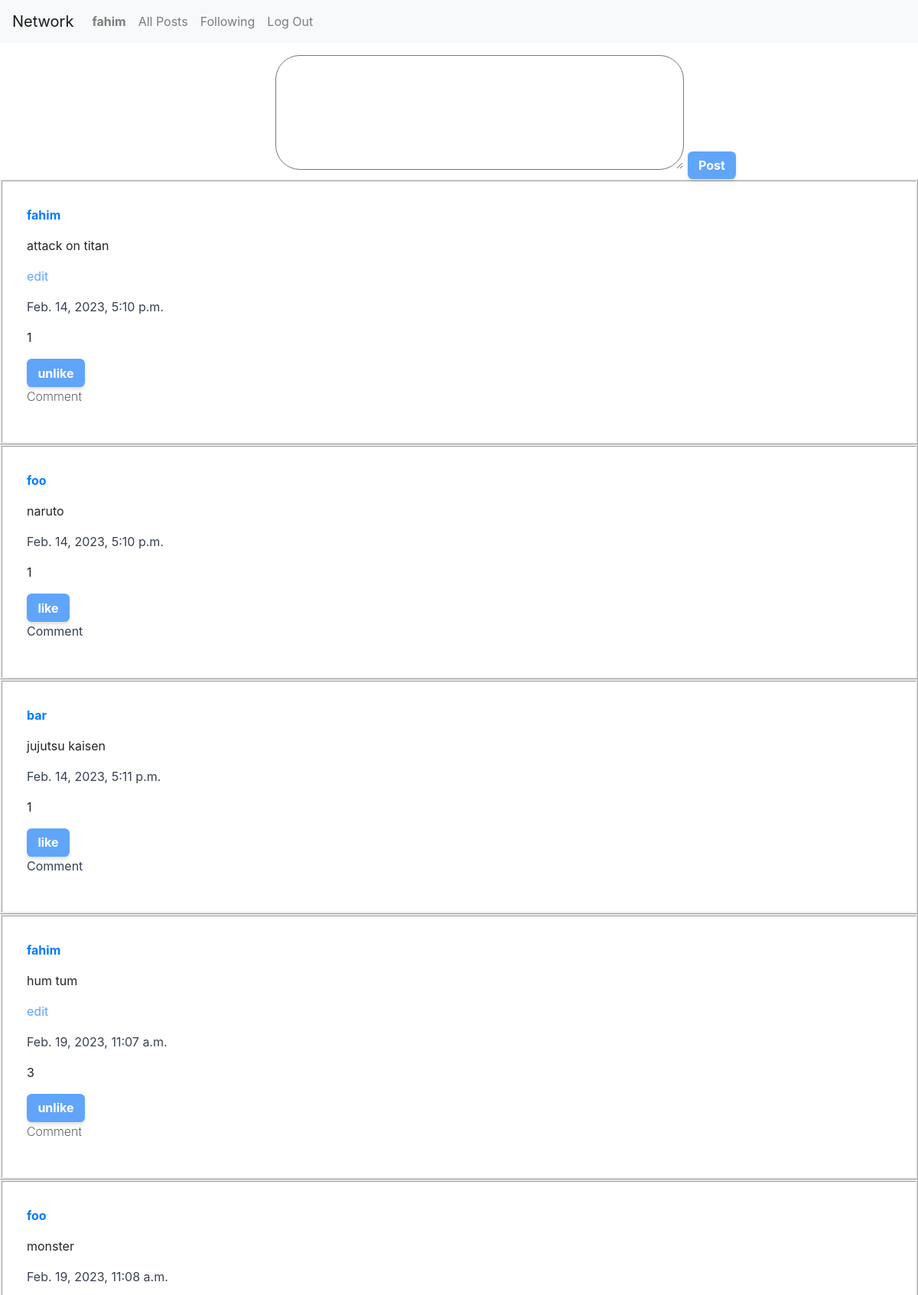
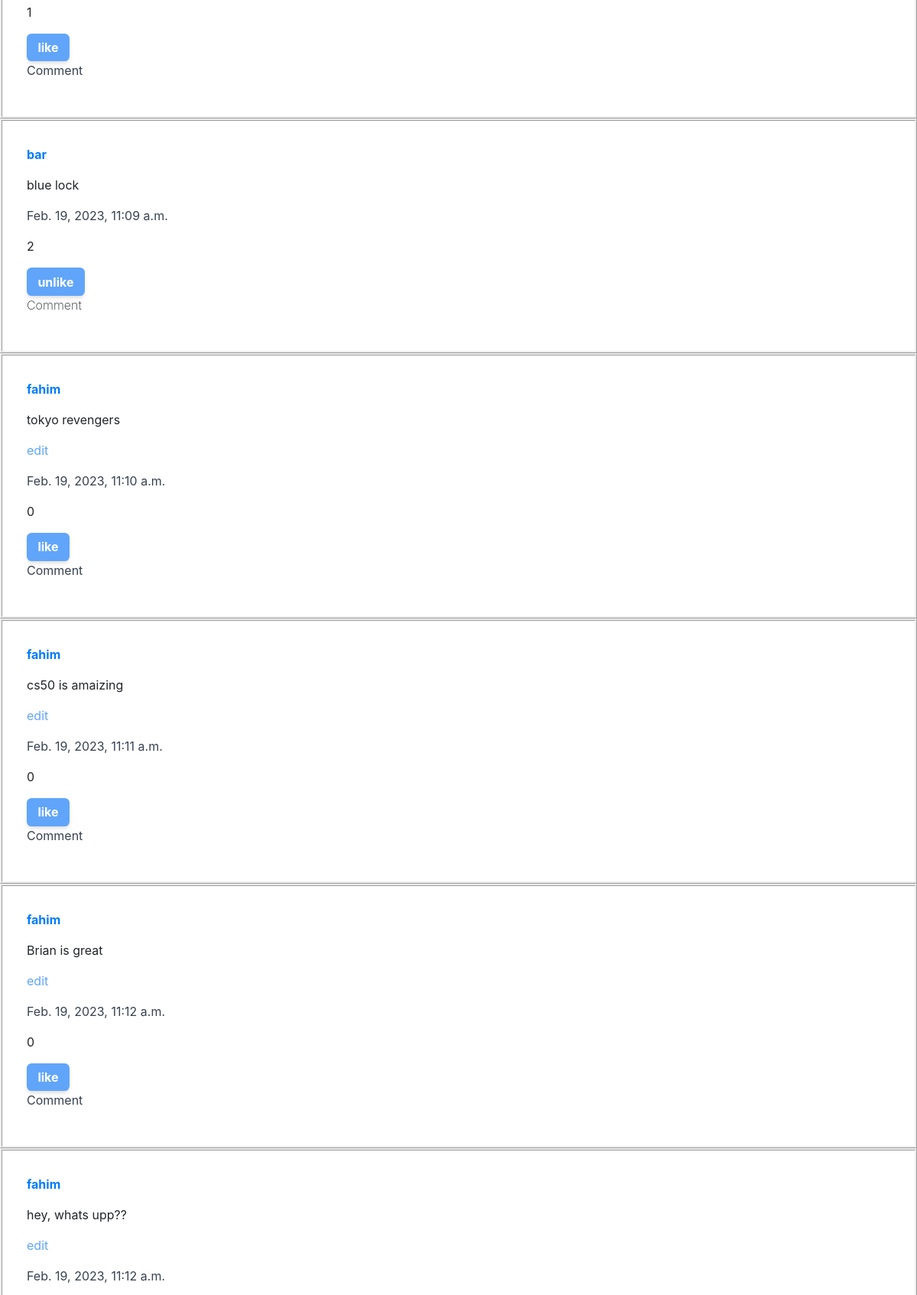
The app's page / (signed in, upper part) with its own data (2 pictures, top to bottom).
### network/models.py (models this page shows, shortened)
class User(AbstractUser):
    def __str__(self):
        return self.username

class Post(models.Model):
    creator = models.ForeignKey(User, on_delete=models.CASCADE, related_name="posts")
    content = models.CharField(max_length=255)
    created_on = models.DateTimeField(auto_now_add=True)
    likes = models.ManyToManyField(User, related_name="liked_post")
    like = models.IntegerField(default=0)

### network/views.py (the view)
# urls.py: path("", views.index, name="index"),
def index(request, page_num=1):
    if request.user.is_authenticated:
        objects = Post.objects.all()
        p = Paginator(objects, 10)
        posts = p.page(page_num)
        liked_posts = Post.objects.filter(likes=request.user)
        return render(request, "network/index.html", {
            "posts": posts.object_list,
            "liked_posts": liked_posts,
            "page_range": p.page_range,
            "previous_page_number": posts.previous_page_number() if posts.has_previous() else 0,
            "next_page_number": posts.next_page_number() if posts.has_next() else 0,
            "previous": posts.has_previous(),
            "next": posts.has_next(),
        })
    else:
        return HttpResponseRedirect(reverse("login"))

### network/templates/network/index.html (shortened to what this page needs)
{% extends "network/layout.html" %}
{% block body %}
	<div>
	<form action="{% url 'post' %}" method="post">
	  <textarea
		id="" cols="50"
		name="content"
		rows="6"
		style="border-radius: 2rem; margin-left: 30%; margin-top: 1rem;"
	  >
	  </textarea>
	  <button
		style="padding-top: 0.4rem; padding-bottom: 0.4rem; padding-left: 0.9rem; padding-right: 0.9rem; border-radius: 0.4rem; background-color: #60a5fa; color: #ffffff; font-weight: 700; border-style: none; box-shadow: 0 4px 6px -1px rgba(0, 0, 0, 0.1), 0 2px 4px -1px rgba(0, 0, 0, 0.06);"
	  >
		Post
	  </button>
	</form>
	</div>
{% for post in posts %}
	{% if post in liked_posts %}
		<div style="border-style: ridge; padding: 2rem;">
			<p>
				<a href="{% url 'profile' post.creator.id %}">
					<b>{{ post.creator }}</b>
				</a>
			</p>
			<div id="div{{ post.id }}">
				<p id="{{ post.id }}">{{ post.content }}</p>
				{% if user.id == post.creator.id %}
					<p style="color: #60a5fa;" id="edit{{ post.id }}" onclick="handle({{ post.id }})">edit</p>
				{% endif %}
			</div>
			<p style="color: #374151;">{{ post.created_on }}</p>
			<p id="like{{ post.id }}">{{ post.like }}</p>
			<input
				id="like_button{{ post.id }}"
				type="button"
				value="unlike"
				onclick="handleLike({{ post.id }})"
				style="padding-top: 0.4rem; padding-bottom: 0.4rem; padding-left: 0.9rem; padding-right: 0.9rem; border-radius: 0.4rem; background-color: #60a5fa; color: #ffffff; font-weight: 700; border-style: none; box-shadow: 0 4px 6px -1px rgba(0, 0, 0, 0.1), 0 2px 4px -1px rgba(0, 0, 0, 0.06);"
			/>
			<p style="font-weight: 200;">Comment</p>
		</div>
	{% else %}
		<div style="border-style: ridge; padding: 2rem;">
			<p>
				<a href="{% url 'profile' post.creator.id %}">
					<b>{{ post.creator }}</b>
				</a>
			</p>
			<div id="div{{ post.id }}">
				<p id="{{ post.id }}">{{ post.content }}</p>
				{% if user.id == post.creator.id %}
					<p style="color: #60a5fa;" id="edit{{ post.id }}" onclick="handle({{ post.id }})">edit</p>
				{% endif %}
			</div>
			<p style="color: #374151;">{{ post.created_on }}</p>
			<p id="like{{ post.id }}">{{ post.like }}</p>
			<input
				id="like_button{{ post.id }}"
				value="like"
				type="button"
				onclick="handleLike({{ post.id }})"
				style="padding-top: 0.4rem; padding-bottom: 0.4rem; padding-left: 0.9rem; padding-right: 0.9rem; border-radius: 0.4rem; background-color: #60a5fa; color: #ffffff; font-weight: 700; border-style: none; box-shadow: 0 4px 6px -1px rgba(0, 0, 0, 0.1), 0 2px 4px -1px rgba(0, 0, 0, 0.06);"
			/>
			<p style="color: #374151;">Comment</p>
		</div>
	{% endif %}
{% endfor %}
{% endblock %}

### network/templates/network/layout.html (shortened to what this page needs)
{% load static %}
<!DOCTYPE html>
<html lang="en">
    <head>
        <link rel="stylesheet" href="https://stackpath.bootstrapcdn.com/bootstrap/4.4.1/css/bootstrap.min.css">
        <link href="{% static 'network/styles.css' %}" rel="stylesheet">
    </head>
    <body>
        <nav class="navbar navbar-expand-lg navbar-light bg-light">
            <a class="navbar-brand" href="{% url 'index' %}">Network</a>
            <div>
              <ul class="navbar-nav mr-auto">
                {% if user.is_authenticated %}
                    <li class="nav-item">
                        <a class="nav-link" href="{% url 'profile' user.id %}"><strong>{{ user.username }}</strong></a>
                    </li>
                {% endif %}
                <li class="nav-item">
                  <a class="nav-link" href="{% url 'index' %}">All Posts</a>
                </li>
                {% if user.is_authenticated %}
                    <li class="nav-item">
						<a class="nav-link" href="{% url 'following' %}">Following</a>
                    </li>
                    <li class="nav-item">
                        <a class="nav-link" href="{% url 'logout' %}">Log Out</a>
                    </li>
                {% endif %}
              </ul>
            </div>
          </nav>
		  <div class="body">
            {% block body %}
            {% endblock %}
        </div>
    </body>
</html>

### records on screen
User: username "fahim"
Post: creator "fahim", content "attack on titan", created_on "Feb. 14, 2023, 5:10 p.m.", like "1"
Post: creator "foo", content "naruto", created_on "Feb. 14, 2023, 5:10 p.m.", like "1"
Post: creator "bar", content "jujutsu kaisen", created_on "Feb. 14, 2023, 5:11 p.m.", like "1"
Post: creator "fahim", content "hum tum", created_on "Feb. 19, 2023, 11:07 a.m.", like "3"
Post: creator "foo", content "monster", created_on "Feb. 19, 2023, 11:08 a.m.", like "1"
Post: creator "bar", content "blue lock", created_on "Feb. 19, 2023, 11:09 a.m.", like "2"
Post: creator "fahim", content "tokyo revengers", created_on "Feb. 19, 2023, 11:10 a.m.", like "0"
Post: creator "fahim", content "cs50 is amaizing", created_on "Feb. 19, 2023, 11:11 a.m.", like "0"
Post: creator "fahim", content "Brian is great", created_on "Feb. 19, 2023, 11:12 a.m.", like "0"
Post: creator "fahim", content "hey, whats upp??", created_on "Feb. 19, 2023, 11:12 a.m."
